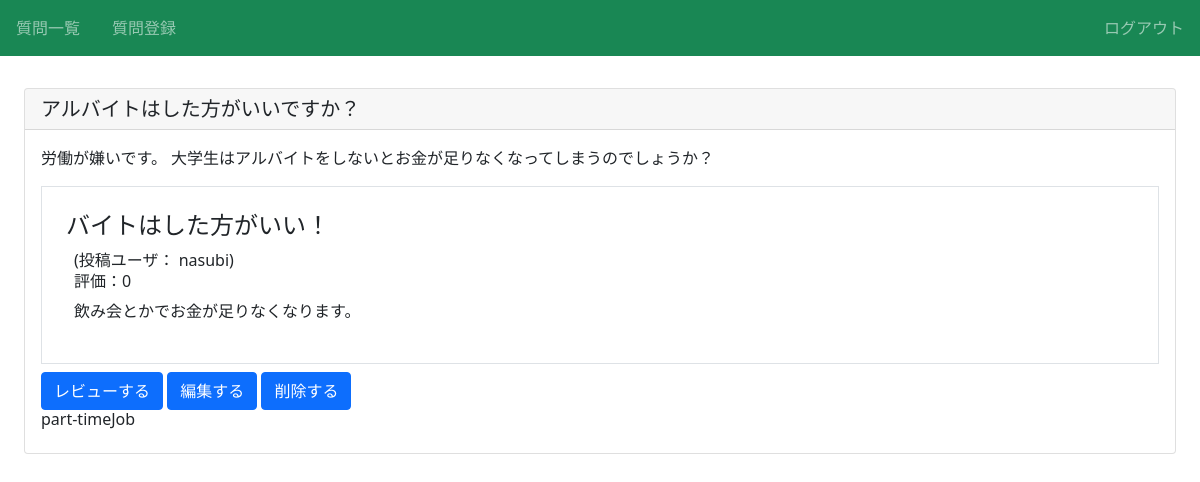
Page /HoPsapp/29/detail/ (signed in) on the committed database.
### HoPsapp/models.py (models this page shows, shortened)
class HoPs(models.Model):
    title = models.CharField(max_length=100)
    text = models.TextField()
    thumbnail = models.ImageField(null=True, blank=True)
    category = models.CharField(
            max_length=100,
            choices = CATEGORY
            )
    user = models.ForeignKey('auth.User', on_delete=models.CASCADE)

class Review(models.Model):
    HoPsapp = models.ForeignKey(HoPs, on_delete=models.CASCADE)
    title = models.CharField(max_length=100)
    text = models.TextField()
    rate = models.IntegerField(choices=RATE_CHOICES)
    user = models.ForeignKey('auth.User', on_delete=models.CASCADE)

### HoPsapp/views.py (the view)
# urls.py: path('HoPsapp/<int:pk>/detail/', views.DetailHoPsView.as_view(), name='detail-HoPsapp'),
class DetailHoPsView(LoginRequiredMixin, DetailView):
    template_name = 'HoPsapp/HoPsapp_detail.html'
    model = HoPs

### HoPsapp/templates/HoPsapp/HoPsapp_detail.html (shortened to what this page needs)
{% extends 'base.html' %}
{% block content %}
  <div class="card">
    <h5 class="card-header">{{ object.title }}</h5>
    <div class="card-body">
      <p>{{ object.text }}</p>
      <div class="border p-4 mb-2">
        {% for review in object.review_set.all %}
        <div>
          <h3 class="h4">{{ review.title }}</h3>
          <div class="px-2">
            <span>(投稿ユーザ： {{ review.user.username }})</span>
            <h6>評価：{{ review.rate }}</h6>
            <p>{{ review.text }}</p>
          </div>
        </div>
        {% endfor %}
      </div>
      <a href="{% url 'review' object.pk %}" class="btn btn-primary">レビューする</a>
      <a href="{% url 'update-HoPsapp' object.pk %}" class="btn btn-primary">編集する</a>
      <a href="{% url 'delete-HoPsapp' object.pk %}" class="btn btn-primary">削除する</a>
      <h6 class="card-title">{{ object.category }}</h6>
    </div>
  </div>
{% endblock content %}

### HoPsapp/static/HoPsapp/css/style.css (style rules this page uses)
a { text-decoration: none; }

### rows in the picture
HoPs: title "アルバイトはした方がいいですか？", text "労働が嫌いです。 大学生はアルバイトをしないとお金が足りなくなってしまうのでしょうか？", category "part-timeJob"
Review: title "バイトはした方がいい！", user.username "nasubi", rate "0", text "飲み会とかでお金が足りなくなります。"
